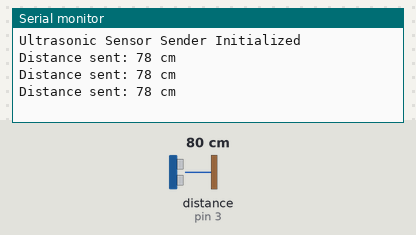
Bench run of a sketch on a simulated Arduino Uno, built with avr-gcc and run on an emulated ATmega328P. On the bench: the last lines printed to the serial monitor. Wiring (inferred from the names in the program): ultrasonic range finder: trigger pin 2; echo pin 3. The inputs (shaded band) are chosen by the test bench; at power-on: distance to the obstacle (sensor on pin 3) 80 cm. The echo pulse lasts 58.3 µs per cm; no radio packets arrive unless stated.

Above: at 1.3 s.
1.4 s: distance to the obstacle (sensor on pin 3) set to 2 cm
At 1.9 s:
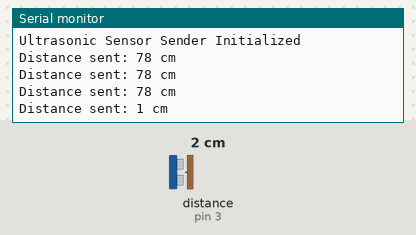
2.9 s: distance to the obstacle (sensor on pin 3) set to 4 cm
At 3.4 s:
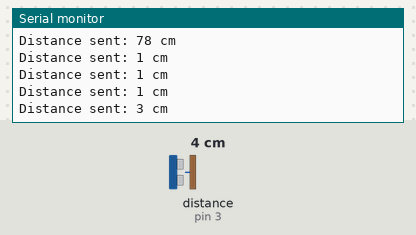
Timing chart, 0 to 5.9 s (numbered marks = the images above; inputs shaded):
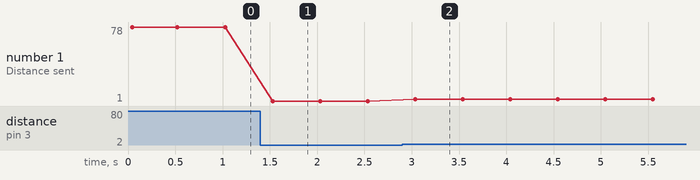

Measured:
- after the input at 1.4 s, the serial monitor: prints a new line after 0.13 s (image 1)
- after the input at 2.9 s, the serial monitor: prints a new line after 0.14 s (image 2)
- plotted number 1: 78 → 1 after the input at 1.4 s, 1 → 3 after the input at 2.9 s

The sketch:

Item_Tray_Door_Detector_Module.ino
```cpp
#include <SPI.h>
#include <nRF24L01.h>
#include <RF24.h>

// NRF24L01 setup
RF24 radio(9, 10); // CE, CSN
const byte address[6] = "00001"; // Shared address for both sender and receiver

// Ultrasonic sensor pins
#define TRIG_PIN 2
#define ECHO_PIN 3

// Function to measure distance using the ultrasonic sensor
long measureDistance() {
  digitalWrite(TRIG_PIN, LOW);
  delayMicroseconds(2);
  digitalWrite(TRIG_PIN, HIGH);
  delayMicroseconds(10);
  digitalWrite(TRIG_PIN, LOW);

  // Calculate the distance (in cm)
  long duration = pulseIn(ECHO_PIN, HIGH);
  long distance = duration * 0.034 / 2;
  return distance;
}

void setup() {
  Serial.begin(9600);
  pinMode(TRIG_PIN, OUTPUT);
  pinMode(ECHO_PIN, INPUT);

  // Initialize NRF24L01
  radio.begin();
  radio.openWritingPipe(address); // Set up the pipe
  radio.setPALevel(RF24_PA_LOW);
  radio.stopListening(); // Set to transmit mode

  Serial.println("Ultrasonic Sensor Sender Initialized");
}

void loop() {
  // Measure distance
  long distance = measureDistance();

  // Send the distance to the receiver
  bool success = radio.write(&distance, sizeof(distance));

  // Print the result to the Serial Monitor
  if (success) {
    Serial.print("Distance sent: ");
    Serial.print(distance);
    Serial.println(" cm");
  } else {
    Serial.println("Failed to send distance!");
  }

  delay(500); // Send every 500 ms
}
```
